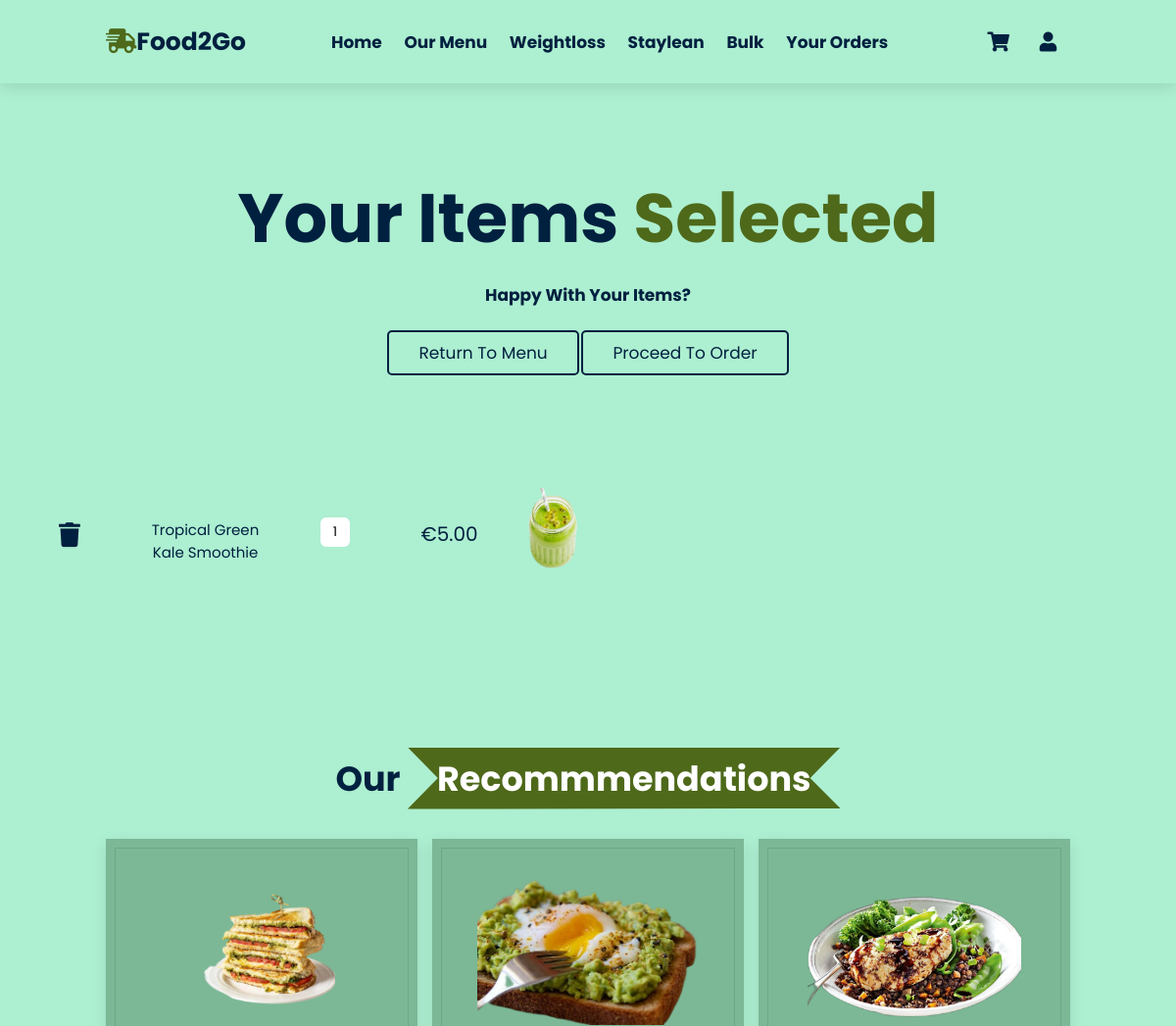
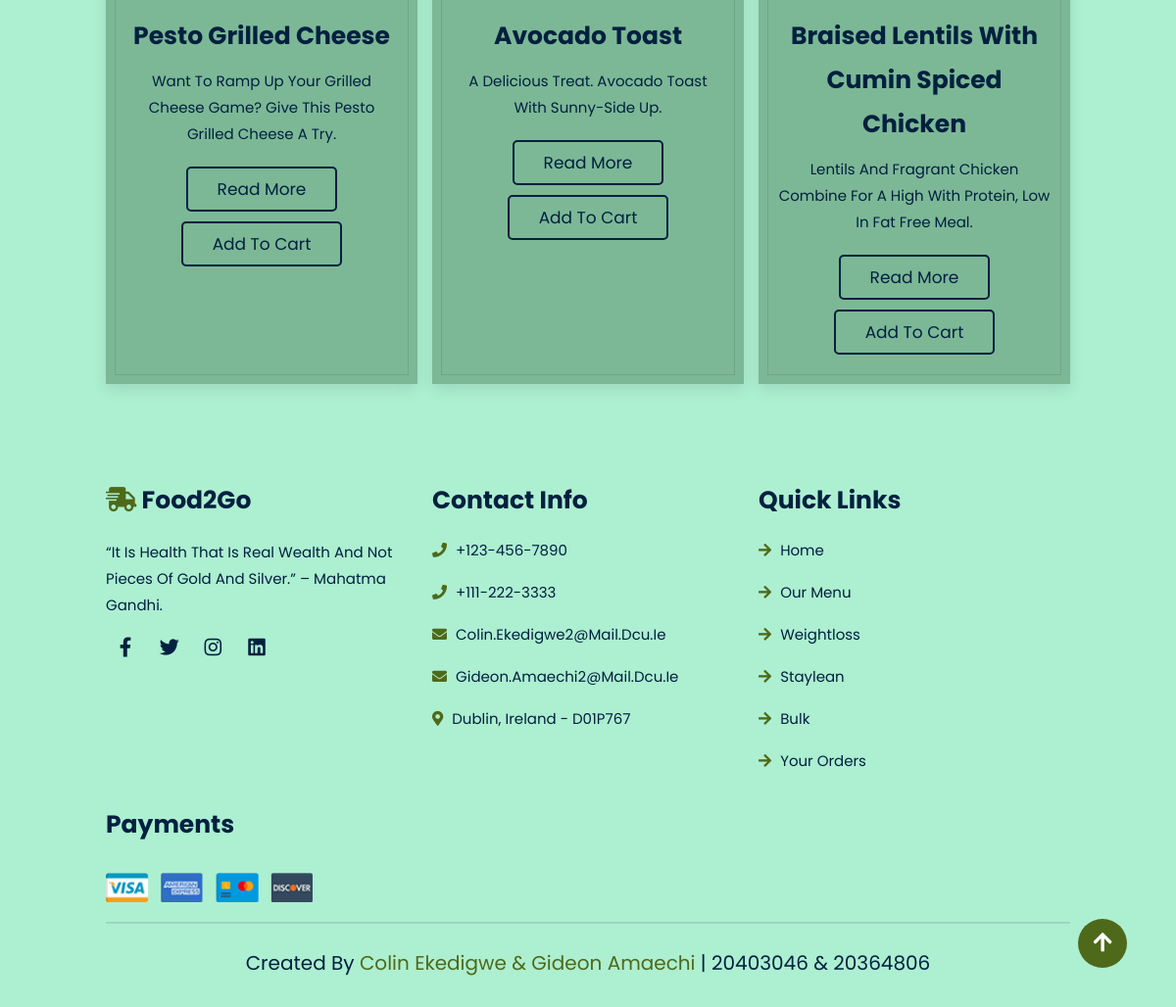
/basket/ (signed in), run on the app's committed database (2 pictures, top to bottom).
### f2gshop/models.py (models this page shows, shortened)
class BasketItem(models.Model):
    id = models.AutoField(primary_key=True)
    basket_id = models.ForeignKey(Basket, on_delete=models.CASCADE)
    product_id = models.ForeignKey(Product, on_delete=models.CASCADE)
    quantity = models.IntegerField(default=1)
    def price(self):
        return self.product_id.price * self.quantity

class Product(models.Model):
    id = models.AutoField(primary_key=True)
    name = models.CharField(max_length=200, null=False)
    description = models.TextField(null=True)
    ingredients = models.TextField(null=True)
    nutritional_information = models.TextField(null=True)
    macros = models.TextField(null=True)
    allergens = models.TextField(null=True)
    recipe = models.TextField(null=True)
    price = models.DecimalField(max_digits=6 , decimal_places=2, default=0.0) # 9999.99
    image = models.FileField(upload_to='products', null=True)

### f2gshop/views.py (the view)
# urls.py: path('basket/', views.show_basket, name="show_basket"),
@login_required
def show_basket(request):
    user = request.user
    basket = Basket.objects.filter(user_id=user, is_active=True).first()
    r_products = get_recommendations_for_user(user) # get recommendations
    print(r_products)
    if basket is None:
        return render(request, 'index.html', {'empty': True})
    else:
        sbi = BasketItem.objects.filter(basket_id=basket)
        if sbi.exists():
            return render(request, 'basket.html', {'basket':basket, 'sbi':sbi, 'recommendations':r_products})
        else:
            return render(request, 'basket.html', {'empty': True, 'recommendations':r_products}) # pass to front end

### f2gshop/templates/basket.html (shortened to what this page needs)
{% load static %}
<!DOCTYPE html>
<html lang="en">
<head>
    <link rel="stylesheet" href="https://unpkg.com/swiper@7/swiper-bundle.min.css" />
    <link rel="stylesheet" href="https://cdnjs.cloudflare.com/ajax/libs/font-awesome/5.15.4/css/all.min.css">
    <link rel="stylesheet" href="{% static 'css/basket.css' %}">
</head>
<body>
    <header class="header">
        <a href="/" class="logo"><i class="fas fa-shipping-fast"></i>Food2Go</a>
        <nav class="navbar">
            <a href="/">home</a>
            <a href="/ourmenu">our menu</a>
            <a href="/weightloss">weightloss</a>
            <a href="/staylean">staylean</a>
            <a href="/bulk">bulk</a>
            <a href="/previous_orders">your orders </a>
        </nav>
        <div class="icons">
            <div class="fas fa-shopping-cart" id="cart-btn"></div>
            <div class="fas fa-user" id="login-btn"></div>
        </div>
    </header>
    <section class="home" id="home">
        <div class="content">
            {% if empty %}
                <h2 style="font-weight:bold; font-size:5rem;">Your shopping basket is empty.</h2>
                <p style="font-weight:bold">Lets add some meals to your basket</p>
                <a href="/ourmenu" class="btn">Our menu</a>
            {% else %}
            <h3>Your Items<span> Selected </span></h3>
            <p style="font-weight:bold">Happy with your items?</p>
            <a href="/ourmenu" class="btn">Return to menu</a>
            <a href="/order" class="btn">Proceed to Order</a>
        </div>
    </section>
    {% for item in sbi %}
    <div class="item">
        <div class="buttons" style="font-size: 25px;">
            <a href='/removeitem/{{item.id}}'><i class="fas fa-trash"></i></a>
        </div>
        <div class="description">
            <span style="color:#00203fff; font-weight: 400; text-align: center; margin-top: 16px; font-size: 15px;">{{item.product_id.name}}</span>
        </div>
        <div class="quantity" style="margin-top: 5px;">
            <button class="plus-btn" style="background-color: #fff"  type="button" name="button">
                {{item.quantity}}
            </button>
        </div>
        <div class="total-price" style="font-weight: 400; font-size: 20px">€{{item.price}}</div>
        <div class="image">
            <img src="{{item.product_id.image.url}}" width="100%" height="100%"  style="text-align: center"/>
        </div>
    </div>
    {% endfor %}
    {% endif %}
    <section class="foods" id="foods" style="margin-top: 120px">
        <h1 class="heading"> our <span>Recommmendations</span> </h1>
        <div class="box-container">
            {% for p in recommendations %}
            <div class="box2">
                <a href="/products/{{p.id}}"><img src="{{p.image.url}}" alt="{{p.name}}"></a>
                <h3>{{p.name}}</h3>
                <p>{{p.description}}</p>
                <a href="/products/{{p.id}}" class="btn">read more</a>
                <a href="/addbasket/{{p.id}}" class="btn">add to cart</a>
            </div>
            {% endfor %}
        </div>
    </section>
    <section class="footer" style="margin-top:50px">
        <div class="box-container">
            <div class="box">
                <h3> <i class="fas fa-shipping-fast"></i> Food2Go </h3>
                <p>“It Is Health That Is Real Wealth And Not Pieces Of Gold And Silver.” – Mahatma Gandhi.</p>
                <div class="share">
                    <a href="https://www.facebook.com/" class="fab fa-facebook-f"></a>
                    <a href="https://twitter.com/" class="fab fa-twitter"></a>
                    <a href="https://www.instagram.com/" class="fab fa-instagram"></a>
                    <a href="https://ie.linkedin.com/" class="fab fa-linkedin"></a>
                </div>
            </div>
            <div class="box">
                <h3>contact info</h3>
                <a href="#" onclick="return false;" class="links"> <i class="fas fa-phone"></i> +123-456-7890 </a>
                <a href="#" onclick="return false;" class="links"> <i class="fas fa-phone"></i> +111-222-3333 </a>
                <a href="https://mail.google.com/mail/u/0/#inbox" class="links"> <i class="fas fa-envelope"></i> colin.ekedigwe2@mail.dcu.ie </a>
                <a href="https://mail.google.com/mail/u/0/#inbox" class="links"> <i class="fas fa-envelope"></i> gideon.amaechi2@mail.dcu.ie </a>
                <a href="https://www.google.com/maps/place/North+City,+Dublin+1,+D01+P767/@53.3503011,-6.2562243,15z/data=!3m1!4b1!4m5!3m4!1s0x48670e85f02ee71d:0x9f56abb85cd807b7!8m2!3d53.3503017!4d-6.2562243" class="links"> <i class="fas fa-map-marker-alt"></i> dublin, ireland - D01P767 </a>
            </div>
            <div class="box">
                <h3>quick links</h3>
                <a href="/" class="links"> <i class="fas fa-arrow-right"></i> home </a>
                <a href="/ourmenu" class="links"> <i class="fas fa-arrow-right"></i> our menu </a>
                <a href="/weightloss" class="links"> <i class="fas fa-arrow-right"></i> weightloss </a>
                <a href="/staylean" class="links"> <i class="fas fa-arrow-right"></i> staylean </a>
                <a href="/bulk" class="links"> <i class="fas fa-arrow-right"></i> bulk </a>
                <a href="/previous_orders" class="links"> <i class="fas fa-arrow-right"></i> your orders </a>
            </div>
            <div class="box">
                <h3>payments</h3>
                <img src="{% static 'img/payment.png' %}" class="payment-img" alt="Payment">
            </div>
        </div>
        <div class="credit"> created by <span> Colin Ekedigwe & Gideon Amaechi </span> | 20403046 & 20364806 </div>
    </section>
    <a class="gotopbtn" href="#"> <i class="fas fa-arrow-up"></i> </a>
</body>
</html>

### data on the page
Product: image (picture), name "Pesto Grilled Cheese", description "Want To Ramp Up Your Grilled Cheese Game? Give This Pesto Grilled Cheese A Try."
Product: image (picture), name "Avocado Toast", description "A Delicious Treat. Avocado Toast With Sunny-Side Up."
Product: image (picture), name "Braised Lentils With Cumin Spiced Chicken", description "Lentils And Fragrant Chicken Combine For A High With Protein, Low In Fat Free Meal."
